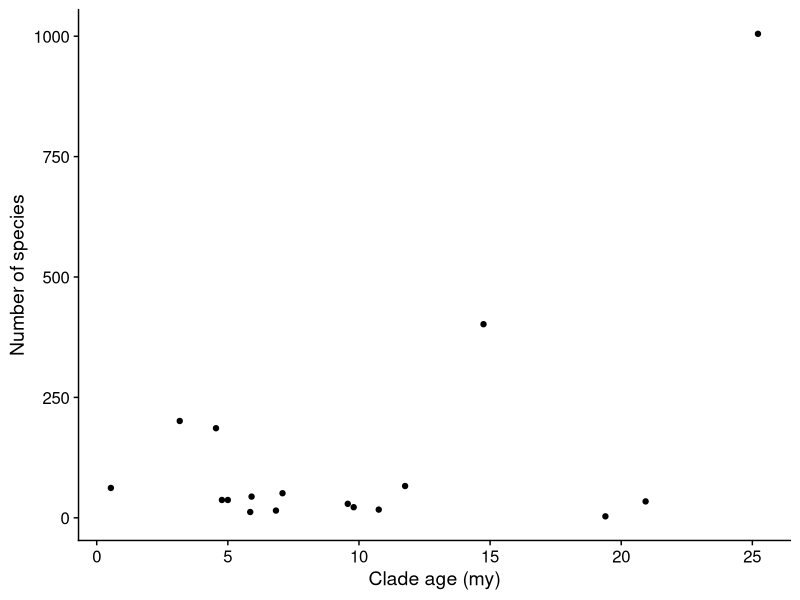
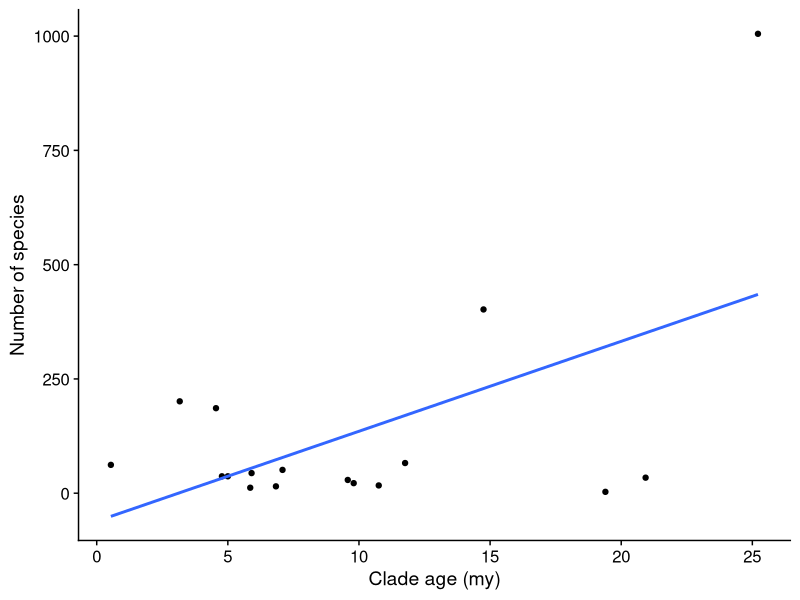
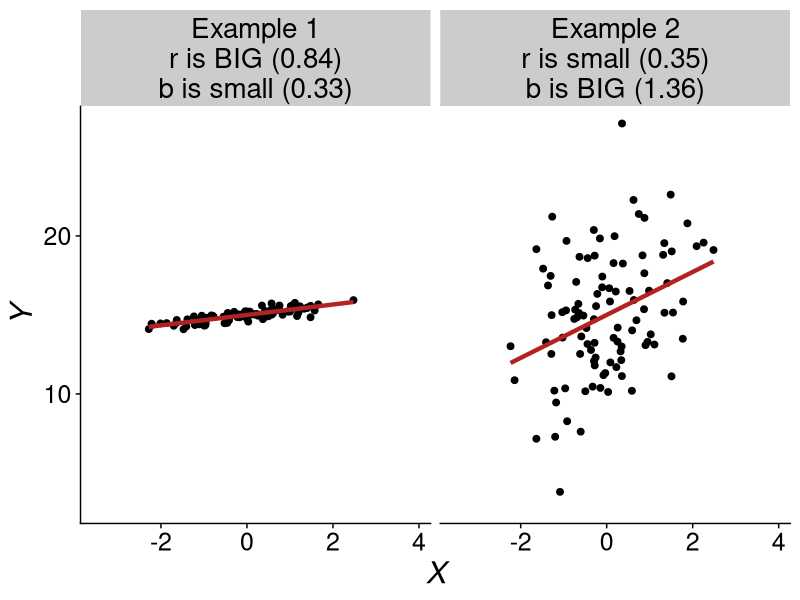
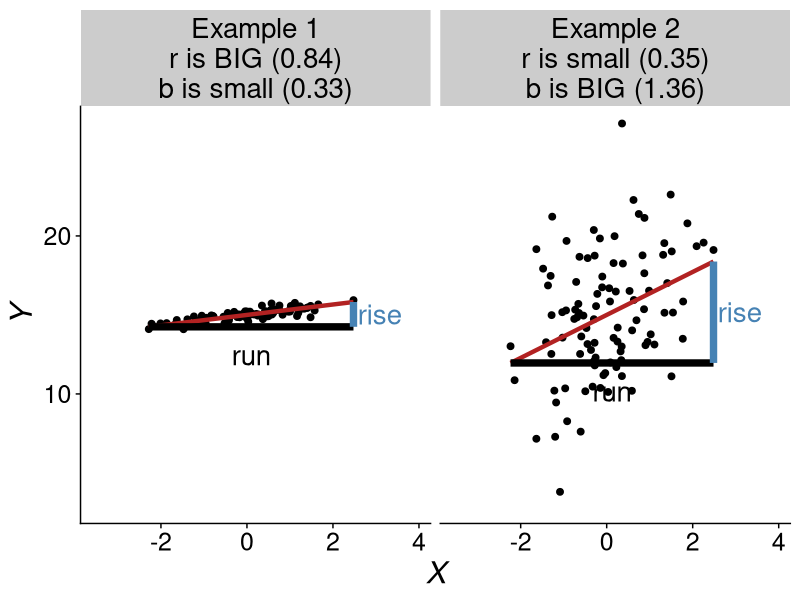
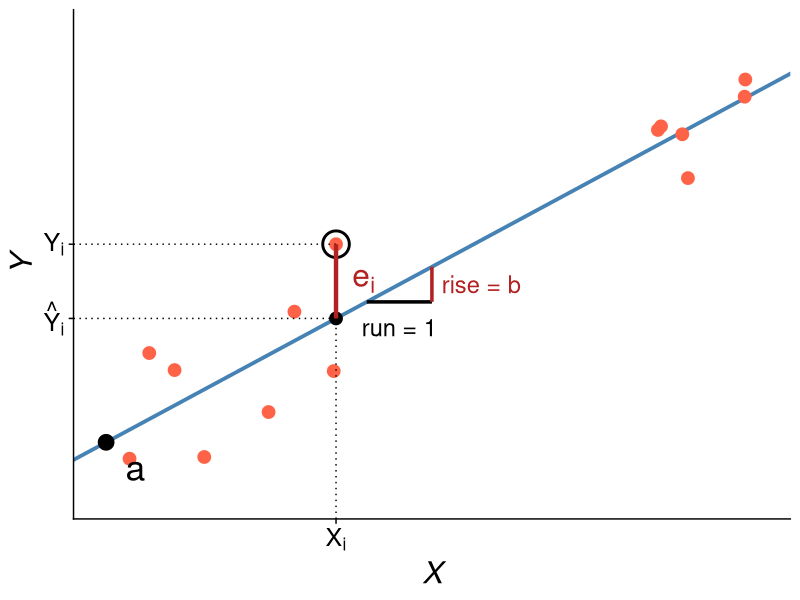
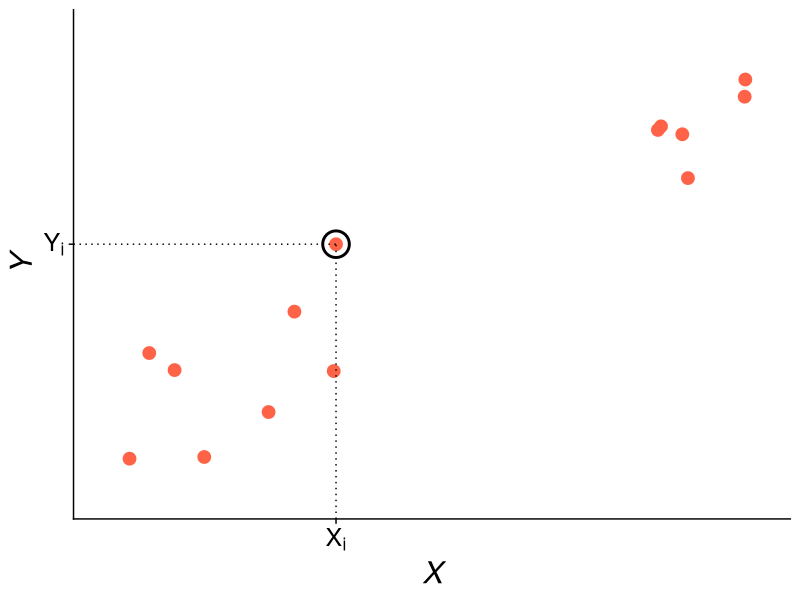
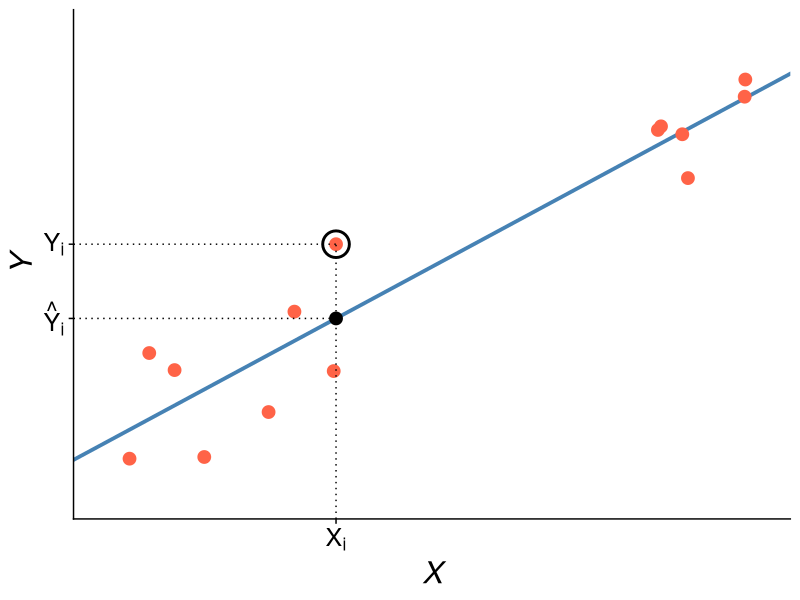
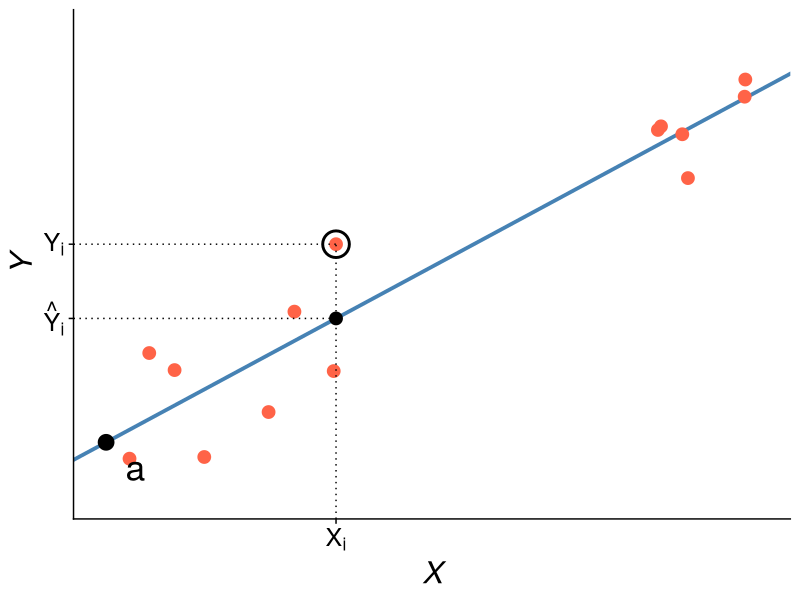

These charts were generated, in order, by the following R code:
## ---- chunk 1
knitr::opts_chunk$set(echo = FALSE, warning = FALSE,
                      message = FALSE, eval = TRUE)

library(cowplot)
library(ggplot2)
library(dplyr)
library(viridis)
library(glue)
library(stringr)
library(tidyr)
library(purrr)
library(magrittr)
## ---- chunk 2
#| fig-align: center
#| fig-width: 4
#| fig-height: 3
#| out-width: "6.5in"

hi_insect <- read.csv("../data/hembry_etal.csv")
hi_insect$clade_richness <- round(hi_insect$clade_richness)

ggplot(hi_insect, aes(x = clade_age, y = clade_richness)) +
    geom_point() +
    theme_cowplot() +
    xlab("Clade age (my)") +
    ylab("Number of species")
## ---- chunk 3
cor.test(hi_insect$clade_age, hi_insect$clade_richness)
## ---- chunk 4
#| fig-align: center
#| fig-width: 4
#| fig-height: 3
#| out-width: "5in"

hi_insect <- read.csv("../data/hembry_etal.csv")
hi_insect$clade_richness <- round(hi_insect$clade_richness)

ggplot(hi_insect, aes(x = clade_age, y = clade_richness)) +
    geom_point() +
    theme_cowplot() +
    xlab("Clade age (my)") +
    ylab("Number of species") +
    geom_smooth(method = "lm", se = FALSE)
## ---- chunk 5
#| include: false

# ---- shared look ------------------------------------------------------------

line_col <- "steelblue"
pt_col <- "tomato"

theme_slides <- function() {
    theme_cowplot() +
        theme(
            axis.text = element_text(size = 18),
            axis.title = element_text(size = 22),
            strip.text = element_text(size = 20),
            plot.title = element_text(size = 22)
        )
}

xlab_i <- expression(italic(X))
ylab_i <- expression(italic(Y))

# ---- correlation vs regression panels ---------------------------------------

# n points with sample correlation exactly r and sample slope exactly b
sim_rb <- function(n, r, b, a = 15) {
    x <- as.numeric(scale(rnorm(n)))
    z <- as.numeric(scale(resid(lm(rnorm(n) ~ x))))
    sigma <- b * sqrt(1 / r ^ 2 - 1)
    data.frame(x = x, y = a + b * x + sigma * z)
}

set.seed(20211027)
panel_names <- c("Example 1\nr is BIG (0.84)\nb is small (0.33)",
                 "Example 2\nr is small (0.35)\nb is BIG (1.36)")
cr_df <- rbind(
    data.frame(sim_rb(100, 0.84, 0.33), panel = panel_names[1]),
    data.frame(sim_rb(100, 0.35, 1.36), panel = panel_names[2])
)
cr_df$panel <- factor(cr_df$panel, levels = panel_names)

# rise and run span the whole range of x in each panel
cr_tri <- data.frame(
    panel = factor(panel_names, levels = panel_names),
    b = c(0.33, 1.36)
)
cr_tri$x0 <- as.numeric(tapply(cr_df$x, cr_df$panel, min))
cr_tri$x1 <- as.numeric(tapply(cr_df$x, cr_df$panel, max))
cr_tri$y0 <- 15 + cr_tri$b * cr_tri$x0
cr_tri$y1 <- 15 + cr_tri$b * cr_tri$x1

cr_plot <- function(triangle = FALSE) {
    p <- ggplot(cr_df, aes(x, y)) +
        facet_wrap(vars(panel)) +
        geom_point(size = 2) +
        geom_smooth(method = "lm", formula = y ~ x, se = FALSE,
                    color = "firebrick", linewidth = 1.5)
    if (triangle) {
        p <- p +
            geom_segment(data = cr_tri, aes(x = x0, xend = x1, y = y0, yend = y0),
                         linewidth = 2.5) +
            geom_segment(data = cr_tri, aes(x = x1, xend = x1, y = y0, yend = y1),
                         linewidth = 2.5, color = line_col) +
            geom_text(data = cr_tri, aes(x = (x0 + x1) / 2, y = y0 - 1.8, label = "run"),
                      size = 7) +
            geom_text(data = cr_tri, aes(x = x1 + 0.1, y = (y0 + y1) / 2, label = "rise"),
                      size = 7, hjust = 0, color = line_col)
    }
    p +
        coord_cartesian(xlim = c(-3.5, 3.9), ylim = c(3, 27)) +
        xlab(xlab_i) +
        ylab(ylab_i) +
        theme_slides()
}

# ---- simple simulated x vs y (y increases with x) ---------------------------

set.seed(20211027)
sim_df <- data.frame(x = runif(14, 0, 10))
sim_df$y <- 2 + 0.8 * sim_df$x + rnorm(14, sd = 1.2)
sim_model <- lm(y ~ x, data = sim_df)
a_sim <- unname(coef(sim_model)[1])
b_sim <- unname(coef(sim_model)[2])
k_sim <- which.max(residuals(sim_model))

# stage 1: a data point; 2: its prediction; 3: intercept; 4: slope; 5: residual
nomen_plot <- function(stage = 1) {
    xi <- sim_df$x[k_sim]
    yi <- sim_df$y[k_sim]
    yhat <- unname(fitted(sim_model)[k_sim])
    ymax <- ceiling(max(sim_df$y)) + 1
    ybreaks <- yi
    ylabs <- expression(Y[i])
    if (stage >= 2) {
        ybreaks <- c(yhat, yi)
        ylabs <- expression(hat(Y)[i], Y[i])
    }

    p <- ggplot(sim_df, aes(x, y))
    if (stage >= 2) {
        p <- p + geom_abline(intercept = a_sim, slope = b_sim,
                             color = line_col, linewidth = 1.3)
    }
    p <- p +
        geom_point(color = pt_col, size = 4) +
        annotate("point", x = xi, y = yi, shape = 1, size = 8, stroke = 1.5) +
        annotate("segment", x = xi, xend = xi, y = 0, yend = yi, linetype = "dotted") +
        annotate("segment", x = -0.5, xend = xi, y = yi, yend = yi, linetype = "dotted")

    if (stage >= 2) {
        p <- p +
            annotate("point", x = xi, y = yhat, size = 4) +
            annotate("segment", x = -0.5, xend = xi, y = yhat, yend = yhat,
                     linetype = "dotted")
    }
    if (stage >= 3) {
        p <- p +
            annotate("point", x = 0, y = a_sim, size = 5) +
            annotate("text", x = 0.45, y = a_sim - 0.6, label = "a", size = 9)
    }
    if (stage >= 4) {
        x0 <- 4
        y0 <- a_sim + b_sim * x0
        y1 <- a_sim + b_sim * (x0 + 1)
        p <- p +
            annotate("segment", x = x0, xend = x0 + 1, y = y0, yend = y0,
                     linewidth = 1.2) +
            annotate("segment", x = x0 + 1, xend = x0 + 1, y = y0, yend = y1,
                     linewidth = 1.2, color = "firebrick") +
            annotate("text", x = x0 + 0.5, y = y0 - 0.6, label = "run = 1", size = 6) +
            annotate("text", x = x0 + 1.15, y = (y0 + y1) / 2, label = "rise = b",
                     size = 6, hjust = 0, color = "firebrick")
    }
    if (stage >= 5) {
        p <- p +
            annotate("segment", x = xi, xend = xi, y = yhat, yend = yi,
                     linewidth = 1.5, color = "firebrick") +
            annotate("text", x = xi + 0.25, y = (yhat + yi) / 2, label = "e[i]",
                     parse = TRUE, size = 8, hjust = 0, color = "firebrick")
    }

    p +
        scale_x_continuous(breaks = xi, labels = expression(X[i]), 
                           expand = 0) +
        scale_y_continuous(breaks = ybreaks, labels = ylabs) +
        coord_cartesian(xlim = c(-0.5, 10.5), ylim = c(0, ymax), expand = FALSE) +
        xlab(xlab_i) +
        ylab(ylab_i) +
        theme_slides()
}

# zoomed-in view of one residual
zoom_plot <- function() {
    xi <- sim_df$x[k_sim]
    yi <- sim_df$y[k_sim]
    yhat <- unname(fitted(sim_model)[k_sim])
    ymid <- (yi + yhat) / 2
    ggplot() +
        geom_abline(intercept = a_sim, slope = b_sim, color = line_col, linewidth = 1.5) +
        annotate("segment", x = xi, xend = xi, y = yhat, yend = yi,
                 linewidth = 1.5, color = "firebrick") +
        annotate("point", x = xi, y = yi, size = 7, color = pt_col) +
        annotate("point", x = xi, y = yhat, size = 7) +
        annotate("text", x = xi - 0.1, y = yi, label = "Y[i]",
                 parse = TRUE, hjust = 1, size = 10) +
        annotate("text", x = xi - 0.1, y = yhat, label = "hat(Y)[i]",
                 parse = TRUE, hjust = 1, size = 10) +
        annotate("text", x = xi + 0.1, y = ymid, label = "e[i] == Y[i] - hat(Y)[i]",
                 parse = TRUE, hjust = 0, size = 10, color = "firebrick") +
        coord_cartesian(xlim = xi + c(-0.8, 2.6), ylim = ymid + c(-1, 1)) +
        theme_void() +
        theme(plot.background = element_rect(color = "grey60", fill = NA, linewidth = 1))
}

# ---- least squares ----------------------------------------------------------

# sum of squared residuals for a line with slope b_try through the means
ss_fun <- function(b_try) {
    a_try <- mean(sim_df$y) - b_try * mean(sim_df$x)
    sum((sim_df$y - a_try - b_try * sim_df$x) ^ 2)
}
ss_attempt <- sapply(c(-b_sim, 0, b_sim), ss_fun)

ls_plot <- function(b_try) {
    a_try <- mean(sim_df$y) - b_try * mean(sim_df$x)
    d <- sim_df
    d$pred <- a_try + b_try * d$x
    ggplot(d, aes(x, y)) +
        geom_segment(aes(xend = x, yend = pred), color = "firebrick", linewidth = 1) +
        geom_abline(intercept = a_try, slope = b_try, color = line_col, linewidth = 1.3) +
        geom_point(color = pt_col, size = 4) +
        coord_cartesian(xlim = c(0, 10), ylim = c(0, ceiling(max(d$y)) + 1)) +
        labs(subtitle = paste0("a = ", round(a_try, 2), "; b = ", round(b_try, 2),
                               "; SS_resid = ", round(sum((d$y - d$pred)^2), 2))) +
        xlab(xlab_i) +
        ylab(ylab_i) +
        theme_slides()
}

ls_curve <- function() {
    bs <- seq(-1.2 * b_sim, 2 * b_sim, length.out = 200)
    curve_df <- data.frame(b = bs, ss = sapply(bs, ss_fun))
    pts <- data.frame(b = c(-b_sim, 0, b_sim), ss = ss_attempt,
                      label = c("attempt 1", "attempt 2", "attempt 3"))
    ggplot(curve_df, aes(b, ss)) +
        geom_line(linewidth = 1.2) +
        geom_point(data = pts, size = 6, color = pt_col) +
        geom_text(data = pts, aes(label = label), hjust = -0.15, vjust = -0.6, size = 6) +
        scale_x_continuous(expand = expansion(mult = c(0.05, 0.3))) +
        xlab("slope (b)") +
        ylab(expression(SS[resid])) +
        theme_slides()
}

# ---- assumptions ------------------------------------------------------------

# normal distributions of Y centered on the line at four values of X
assump_plot <- function() {
    xs <- c(2, 4, 6, 8)
    a0 <- 1
    b0 <- 0.8
    dens <- do.call(rbind, lapply(xs, function(xx) {
        mu <- a0 + b0 * xx
        yy <- seq(mu - 3, mu + 3, length.out = 100)
        d <- dnorm(yy, mu, 1)
        data.frame(grp = xx, x = c(xx + 2 * d, xx, xx), y = c(yy, yy[100], yy[1]))
    }))
    ggplot() +
        geom_polygon(data = dens, aes(x, y, group = grp), fill = "skyblue",
                     color = line_col, alpha = 0.7) +
        geom_abline(intercept = a0, slope = b0, linewidth = 1.2) +
        scale_x_continuous(breaks = xs, labels = expression(X[1], X[2], X[3], X[4])) +
        coord_cartesian(xlim = c(0.5, 10), ylim = c(0, 11)) +
        xlab(xlab_i) +
        ylab(ylab_i) +
        theme_slides() +
        theme(axis.text.y = element_blank(), axis.ticks.y = element_blank())
}

# a relationship a line cannot describe: Y = a X^b
set.seed(20211029)
pow_df <- data.frame(x = seq(1, 10, length.out = 25))
pow_df$y <- 0.8 * pow_df$x ^ 2.8 * exp(rnorm(25, sd = 0.1))

# ---- slopes and intercepts --------------------------------------------------

slope_plot <- function(a, b) {
    ggplot() +
        geom_abline(intercept = a, slope = b, linewidth = 1.5) +
        coord_cartesian(xlim = c(0, 10), ylim = c(0, 10)) +
        xlab(xlab_i) +
        ylab(ylab_i) +
        theme_slides() +
        theme(axis.text = element_blank(), axis.ticks = element_blank())
}

intercept_plot <- function() {
    ggplot() +
        geom_abline(intercept = 6, slope = 0.4, color = line_col, linewidth = 1.5) +
        geom_abline(intercept = 2, slope = 0.4, color = "goldenrod", linewidth = 1.5) +
        annotate("text", x = 0.5, y = 6.8, label = "a[1]", parse = TRUE, size = 9,
                 color = line_col) +
        annotate("text", x = 0.5, y = 2.8, label = "a[2]", parse = TRUE, size = 9,
                 color = "goldenrod") +
        annotate("text", x = 8, y = 9.8, label = "drug", size = 8, color = line_col) +
        annotate("text", x = 8, y = 5.8, label = "placebo", size = 8,
                 color = "goldenrod") +
        coord_cartesian(xlim = c(0, 10), ylim = c(0, 11)) +
        xlab("dose") +
        ylab("response") +
        theme_slides() +
        theme(axis.text = element_blank(), axis.ticks = element_blank())
}

# ---- radiocarbon dating of Hawaiian lava flows (simulated) ------------------
# Charcoal under a flow loses 14C after the trees burn. Percent depletion
# below modern is 100 * (1 - exp(-age / 8033)) plus lab measurement scatter.

set.seed(20211028)
lava_data <- data.frame(eruption_age = sort(round(runif(16, 150, 1600))))
lava_data$c14_depletion <- round(100 * (1 - exp(-lava_data$eruption_age / 8033)) +
                                     rnorm(16, sd = 0.6), 2)

lava_model <- lm(eruption_age ~ c14_depletion, data = lava_data)

n_lava <- nrow(lava_data)
lava_df <- n_lava - 2
a_lava <- unname(coef(lava_model)[1])
b_lava <- unname(coef(lava_model)[2])
ss_resid <- sum(residuals(lava_model) ^ 2)
ms_resid <- ss_resid / lava_df
ss_x <- sum((lava_data$c14_depletion - mean(lava_data$c14_depletion)) ^ 2)
se_b <- sqrt(ms_resid / ss_x)
t_b <- b_lava / se_b
p_b <- 2 * pt(q = t_b, df = lava_df, lower.tail = FALSE)
t_crit <- qt(p = 0.05 / 2, df = lava_df, lower.tail = FALSE)
ci_lo <- b_lava - t_crit * se_b
ci_hi <- b_lava + t_crit * se_b
k_lava <- which.max(abs(residuals(lava_model)))

lava_xlab <- expression(""^14 * "C depletion (%)")
lava_ylab <- "Flow age (years BP)"

# line: fitted line; resid: residual segments; band: 95% confidence band;
# predict_x: draw arrows from X to the line to Y-hat; mark_i: label one point
lava_plot <- function(line = TRUE, resid = FALSE, band = FALSE,
                      predict_x = NULL, mark_i = FALSE) {
    d <- lava_data
    d$fit <- fitted(lava_model)
    p <- ggplot(d, aes(c14_depletion, eruption_age))
    if (resid) {
        p <- p + geom_segment(aes(xend = c14_depletion, yend = fit),
                              color = "firebrick", linewidth = 1)
    }
    if (line) {
        p <- p + geom_smooth(method = "lm", formula = y ~ x, se = band,
                             color = line_col, linewidth = 1.3)
    }
    p <- p + geom_point(color = pt_col, size = 4)
    if (!is.null(predict_x)) {
        py <- a_lava + b_lava * predict_x
        p <- p +
            annotate("segment", x = predict_x, xend = predict_x, y = 0, yend = py,
                     linetype = "dashed", arrow = arrow(length = unit(0.12, "in"))) +
            annotate("segment", x = predict_x, xend = 0, y = py, yend = py,
                     linetype = "dashed", arrow = arrow(length = unit(0.12, "in"))) +
            annotate("text", x = 0.6, y = py + 70, label = "hat(Y)", parse = TRUE,
                     size = 9, hjust = 0)
    }
    if (mark_i) {
        xk <- d$c14_depletion[k_lava]
        yk <- d$eruption_age[k_lava]
        fk <- d$fit[k_lava]
        p <- p +
            annotate("point", x = xk, y = fk, size = 5) +
            annotate("text", x = xk + 0.5, y = yk, label = "Y[i]", parse = TRUE,
                     size = 8, hjust = 0) +
            annotate("text", x = xk + 0.5, y = fk, label = "hat(Y)[i]", parse = TRUE,
                     size = 8, hjust = 0) +
            annotate("text", x = xk - 0.5, y = (yk + fk) / 2,
                     label = "e[i] == Y[i] - hat(Y)[i]", parse = TRUE,
                     size = 7, hjust = 1, color = "firebrick")
    }
    p +
        coord_cartesian(xlim = c(0, 20), ylim = c(0, 1800), expand = FALSE) +
        xlab(lava_xlab) +
        ylab(lava_ylab) +
        theme_slides()
}

# ---- diagnostics ------------------------------------------------------------

resid_plot <- function(model) {
    d <- data.frame(fit = fitted(model), res = residuals(model))
    ggplot(d, aes(fit, res)) +
        geom_hline(yintercept = 0, linetype = "dashed", color = "grey50") +
        geom_point(size = 3) +
        xlab(expression(hat(Y))) +
        ylab("Residuals") +
        theme_slides()
}

qq_plot <- function(model) {
    d <- data.frame(r = rstandard(model))
    ggplot(d, aes(sample = r)) +
        stat_qq(size = 3) +
        stat_qq_line(linetype = "dashed", color = "grey50") +
        xlab("Theoretical quantiles") +
        ylab("Standardized residuals") +
        theme_slides()
}

data_plot <- function(d) {
    ggplot(d, aes(x, y)) +
        geom_point(color = pt_col, size = 3) +
        geom_smooth(method = "lm", formula = y ~ x, se = FALSE, color = line_col,
                    linewidth = 1.3) +
        xlab(xlab_i) +
        ylab(ylab_i) +
        theme_slides() +
        theme(axis.text = element_blank(), axis.ticks = element_blank())
}

set.seed(20211030)
good_df <- data.frame(x = runif(40, 0, 10))
good_df$y <- 2 + 0.8 * good_df$x + rnorm(40)
good_model <- lm(y ~ x, data = good_df)

nl_df <- data.frame(x = runif(40, 0, 10))
nl_df$y <- 1 + 0.35 * nl_df$x ^ 2 + rnorm(40, sd = 1.5)
nl_model <- lm(y ~ x, data = nl_df)

hv_df <- data.frame(x = runif(40, 0, 10))
hv_df$y <- 2 + 0.8 * hv_df$x + rnorm(40, sd = 0.2 + 0.3 * hv_df$x)
hv_model <- lm(y ~ x, data = hv_df)

bad_df <- data.frame(x = runif(40, 0, 10))
bad_df$y <- 2 + 0.8 * bad_df$x + 0.4 * bad_df$x * (rexp(40) - 1)
bad_model <- lm(y ~ x, data = bad_df)

# ---- hypotheses about the slope and sums of squares -------------------------

hyp_plot <- function(beta, seed) {
    set.seed(seed)
    d <- data.frame(x = runif(30, 0, 10))
    d$y <- 5 + beta * (d$x - 5) + rnorm(30, sd = 1.3)
    ggplot(d, aes(x, y)) +
        geom_point(color = pt_col, size = 3) +
        geom_abline(intercept = 5 - 5 * beta, slope = beta, color = line_col,
                    linewidth = 1.5) +
        coord_cartesian(xlim = c(0, 10), ylim = c(0, 10)) +
        xlab(xlab_i) +
        ylab(ylab_i) +
        theme_slides() +
        theme(axis.text = element_blank(), axis.ticks = element_blank())
}

# type: "total" (Y to mean of Y), "regression" (Y-hat to mean of Y),
#       "residual" (Y to Y-hat)
ss_panel <- function(type) {
    d <- lava_data
    d$fit <- fitted(lava_model)
    ybar <- mean(d$eruption_age)
    p <- ggplot(d, aes(x = c14_depletion))
    if (type == "total") {
        p <- p +
            geom_hline(yintercept = ybar, color = "firebrick") +
            geom_segment(aes(xend = c14_depletion, y = eruption_age, yend = ybar),
                         color = "grey40") +
            geom_point(aes(y = eruption_age), color = pt_col, size = 3)
    } else if (type == "regression") {
        p <- p +
            geom_hline(yintercept = ybar, color = "firebrick") +
            geom_segment(aes(xend = c14_depletion, y = fit, yend = ybar),
                         color = "grey40") +
            geom_point(aes(y = fit), color = pt_col, size = 3)
    } else {
        p <- p +
            geom_smooth(aes(y = eruption_age), method = "lm", formula = y ~ x,
                        se = FALSE, color = line_col) +
            geom_segment(aes(xend = c14_depletion, y = eruption_age, yend = fit),
                         color = "grey40") +
            geom_point(aes(y = eruption_age), color = pt_col, size = 3)
    }
    p +
        coord_cartesian(xlim = c(0, 20), ylim = c(0, 1800), expand = FALSE) +
        xlab(lava_xlab) +
        ylab(lava_ylab) +
        theme_slides() +
        theme(axis.text = element_text(size = 12), axis.title = element_text(size = 14))
}

# ---- arthropod mass and body length (simulated) ----------------------------
# Mass scales with length as a power law, mass = a * length ^ b with b near 3

set.seed(20211031)
length_small <- round(c(runif(6, 1.5, 4), runif(5, 4, 7), runif(4, 7, 11)), 1)
length_large <- c(15, 20, 25, 30, 40)
arth_df <- data.frame(length = c(length_small, length_large))
arth_df$mass <- round(0.03 * arth_df$length ^ 2.8 *
                          exp(rnorm(nrow(arth_df), sd = 0.2)), 2)
arth_small <- arth_df[seq_along(length_small), ]

arth_model <- lm(mass ~ length, data = arth_small)
arth_a <- unname(coef(arth_model)[1])
arth_b <- unname(coef(arth_model)[2])
arth_p <- summary(arth_model)$coefficients[2, 4]
arth_pred <- arth_a + arth_b * 40

arth_full_model <- lm(mass ~ length, data = arth_df)
arth_log_model <- lm(log10(mass) ~ log10(length), data = arth_df)
arth_curve <- function(x) {
    10 ^ (unname(coef(arth_log_model)[1]) + unname(coef(arth_log_model)[2]) * log10(x))
}

arth_xlab <- "Body length (mm)"
arth_ylab <- "Mass (mg)"

# stage 1: small arthropods; 2: extrapolate to 40 mm; 3: add larger arthropods
arth_plot <- function(stage = 1) {
    p <- ggplot(arth_small, aes(length, mass))
    if (stage == 1) {
        p <- p +
            geom_smooth(method = "lm", formula = y ~ x, se = FALSE, color = line_col,
                        linewidth = 1.3) +
            geom_point(color = pt_col, size = 4, alpha = 0.6) +
            coord_cartesian(xlim = c(0, 12), ylim = c(0, 30))
    } else {
        p <- p +
            geom_abline(intercept = arth_a, slope = arth_b, color = "blue",
                        linewidth = 1.3) +
            annotate("segment", x = 40, xend = 40, y = 0, yend = arth_pred,
                     linetype = "dashed", color = "grey60") +
            annotate("segment", x = 0, xend = 40, y = arth_pred, yend = arth_pred,
                     linetype = "dashed", color = "grey60") +
            geom_point(color = pt_col, size = 4, alpha = 0.6)
        if (stage >= 3) {
            p <- p +
                stat_function(fun = arth_curve, xlim = c(1.5, 40),
                              color = "forestgreen", linewidth = 1.3) +
                geom_point(data = arth_df, color = pt_col, size = 4, alpha = 0.6) +
                annotate("text", x = 44, y = arth_pred + 100, label = "extrapolation",
                         color = "blue", size = 7, hjust = 1) +
                annotate("text", x = 26, y = 600, label = "reality",
                         color = "forestgreen", size = 7, hjust = 1)
        }
        p <- p + coord_cartesian(xlim = c(0, 45), ylim = c(0, 1000))
    }
    p +
        xlab(arth_xlab) +
        ylab(arth_ylab) +
        theme_slides()
}

arth_scatter <- function(log_scale = FALSE) {
    if (log_scale) {
        ggplot(arth_df, aes(log10(length), log10(mass))) +
            geom_point(color = pt_col, size = 3, alpha = 0.6) +
            geom_smooth(method = "lm", formula = y ~ x, se = TRUE, color = line_col) +
            xlab(expression(log[10] * " length")) +
            ylab(expression(log[10] * " mass")) +
            theme_slides()
    } else {
        ggplot(arth_df, aes(length, mass)) +
            geom_point(color = pt_col, size = 3, alpha = 0.6) +
            geom_smooth(method = "lm", formula = y ~ x, se = TRUE, color = line_col) +
            xlab(arth_xlab) +
            ylab(arth_ylab) +
            theme_slides()
    }
}

# ---- residuals: a four point example ----------------------------------------

res_df <- data.frame(i = 1:4, x = c(6, 7, 8, 9), y = c(0.8, 1.0, 2.2, 2.2))
res_model <- lm(y ~ x, data = res_df)
res_df$yhat <- fitted(res_model)
res_df$e <- res_df$y - res_df$yhat

res_plot <- function(show_resid = FALSE) {
    p <- ggplot(res_df, aes(x, y)) +
        geom_abline(intercept = unname(coef(res_model)[1]),
                    slope = unname(coef(res_model)[2]),
                    color = line_col, linewidth = 1.2)
    if (show_resid) {
        p <- p +
            geom_segment(aes(xend = x, yend = yhat), color = "firebrick", linewidth = 1.5) +
            geom_text(aes(y = (y + yhat) / 2, label = paste0("e[", i, "]")),
                      parse = TRUE, nudge_x = 0.3, size = 6, color = "firebrick")
    }
    p +
        geom_point(color = pt_col, size = 5) +
        geom_point(aes(y = yhat), size = 4) +
        geom_text(aes(label = paste0("Y[", i, "]")), parse = TRUE, nudge_x = -0.22,
                  size = 6) +
        geom_text(aes(y = yhat, label = paste0("hat(Y)[", i, "]")), parse = TRUE,
                  nudge_x = 0.22, nudge_y = -0.12, size = 6) +
        scale_x_continuous(breaks = 6:9) +
        coord_cartesian(xlim = c(5.5, 9.6), ylim = c(0.3, 2.8)) +
        xlab(xlab_i) +
        ylab(ylab_i) +
        theme_slides()
}
## ---- chunk 6
#| fig-align: center
#| fig-width: 8
#| fig-height: 3.8
#| out-width: "9in"

cr_plot()
## ---- chunk 7
#| fig-align: center
#| fig-width: 8
#| fig-height: 3.8
#| out-width: "9in"

cr_plot(triangle = TRUE)
## ---- chunk 8
#| fig-align: center
#| fig-width: 5
#| fig-height: 4
#| out-width: "4.8in"

nomen_plot(5)
## ---- chunk 9
#| fig-align: center
#| fig-width: 5
#| fig-height: 4
#| out-width: "4.8in"

nomen_plot(1)
## ---- chunk 10
#| fig-align: center
#| fig-width: 5
#| fig-height: 4
#| out-width: "4.8in"

nomen_plot(2)
## ---- chunk 11
#| fig-align: center
#| fig-width: 5
#| fig-height: 4
#| out-width: "4.8in"

nomen_plot(3)
## ---- chunk 12
#| fig-align: center
#| fig-width: 5
#| fig-height: 4
#| out-width: "4.8in"

nomen_plot(4)
## ---- chunk 13
#| fig-align: center
#| fig-width: 5
#| fig-height: 4
#| out-width: "4.8in"

nomen_plot(5)
## ---- chunk 14
#| fig-align: center
#| fig-width: 6
#| fig-height: 3.6
#| out-width: "7in"

zoom_plot()
## ---- chunk 15
#| fig-align: center
#| fig-width: 5
#| fig-height: 4
#| out-width: "4.6in"

assump_plot()
## ---- chunk 16
#| fig-align: center
#| fig-width: 5
#| fig-height: 3.6
#| out-width: "5.5in"

ggplot(pow_df, aes(x, y)) +
    geom_point(color = pt_col, size = 4) +
    geom_smooth(method = "lm", formula = y ~ x, se = FALSE, color = line_col,
                linewidth = 1.3) +
    xlab(xlab_i) +
    ylab(ylab_i) +
    theme_slides()
## ---- chunk 17
#| fig-align: center
#| fig-width: 5
#| fig-height: 4
#| out-width: "4.8in"

res_plot()
## ---- chunk 18
#| fig-align: center
#| fig-width: 5
#| fig-height: 4
#| out-width: "4.8in"

res_plot(show_resid = TRUE)
## ---- chunk 19
#| fig-align: center
#| fig-width: 5
#| fig-height: 4
#| out-width: "5in"

ls_plot(-b_sim)
## ---- chunk 20
#| fig-align: center
#| fig-width: 5
#| fig-height: 4
#| out-width: "5in"

ls_plot(0)
## ---- chunk 21
#| fig-align: center
#| fig-width: 5
#| fig-height: 4
#| out-width: "5in"

ls_plot(b_sim)
## ---- chunk 22
#| fig-align: center
#| fig-width: 6
#| fig-height: 3.6
#| out-width: "7in"

ls_curve()
## ---- chunk 23
#| fig-align: center
#| fig-width: 3
#| fig-height: 3
#| out-width: "3in"

slope_plot(2, 0.7)
## ---- chunk 24
#| fig-align: center
#| fig-width: 3
#| fig-height: 3
#| out-width: "3in"

slope_plot(5, 0)
## ---- chunk 25
#| fig-align: center
#| fig-width: 3
#| fig-height: 3
#| out-width: "3in"

slope_plot(9, -0.7)
## ---- chunk 26
#| fig-align: center
#| fig-width: 5
#| fig-height: 4
#| out-width: "4.4in"

intercept_plot()
## ---- chunk 27
#| fig-align: center
#| fig-width: 5
#| fig-height: 4
#| out-width: "4.8in"

lava_plot(line = FALSE)
## ---- chunk 28
#| fig-align: center
#| fig-width: 5
#| fig-height: 4
#| out-width: "4.8in"

lava_plot(predict_x = 10)
## ---- chunk 29
#| echo: true

lava_model <- lm(eruption_age ~ c14_depletion, data = lava_data)
## ---- chunk 30
#| echo: true

lava_model
## ---- chunk 31
#| fig-align: center
#| fig-width: 5
#| fig-height: 4
#| out-width: "4.8in"

lava_plot(predict_x = 10)
## ---- chunk 32
#| fig-align: center
#| fig-width: 5
#| fig-height: 4
#| out-width: "5in"

lava_plot(resid = TRUE, mark_i = TRUE)
## ---- chunk 33
#| fig-align: center
#| fig-width: 5
#| fig-height: 4
#| out-width: "4.4in"

resid_plot(lava_model)
## ---- chunk 34
#| fig-align: center
#| fig-width: 9
#| fig-height: 3.4
#| out-width: "9.5in"

plot_grid(data_plot(nl_df), resid_plot(nl_model), nrow = 1)
## ---- chunk 35
#| fig-align: center
#| fig-width: 9
#| fig-height: 3.4
#| out-width: "9.5in"

plot_grid(data_plot(hv_df), resid_plot(hv_model), nrow = 1)
## ---- chunk 36
#| fig-align: center
#| fig-width: 5
#| fig-height: 4
#| out-width: "4.4in"

qq_plot(lava_model)
## ---- chunk 37
#| echo: true

# this makes all "random" numbers the same every time
# we run this code
set.seed(12)

# random dates
deltaC14 <- runif(18, 0, 600)

# simulate date of birth from slope, intercept,
# and residual error
dateOfBirth <- 1992.27 - 0.05326 * deltaC14 +
    rnorm(18, sd = 10.99)
## ---- chunk 38
#| echo: true

# combine into data.frame
tooth.data <- data.frame(deltaC14 = deltaC14,
                         dateOfBirth = dateOfBirth)

# have a look
head(tooth.data)
## ---- chunk 39
#| echo: true
#| fig-align: center
#| fig-width: 3.5
#| fig-height: 3
#| out-width: "5.5in"

ggplot(tooth.data, aes(deltaC14, dateOfBirth)) +
    geom_point()
## ---- chunk 40
#| echo: true

tooth.model <- lm(dateOfBirth ~ deltaC14,
                  data = tooth.data)
## ---- chunk 41
#| echo: false

summary(tooth.model)
## ---- chunk 42
#| echo: true

confint(tooth.model)
